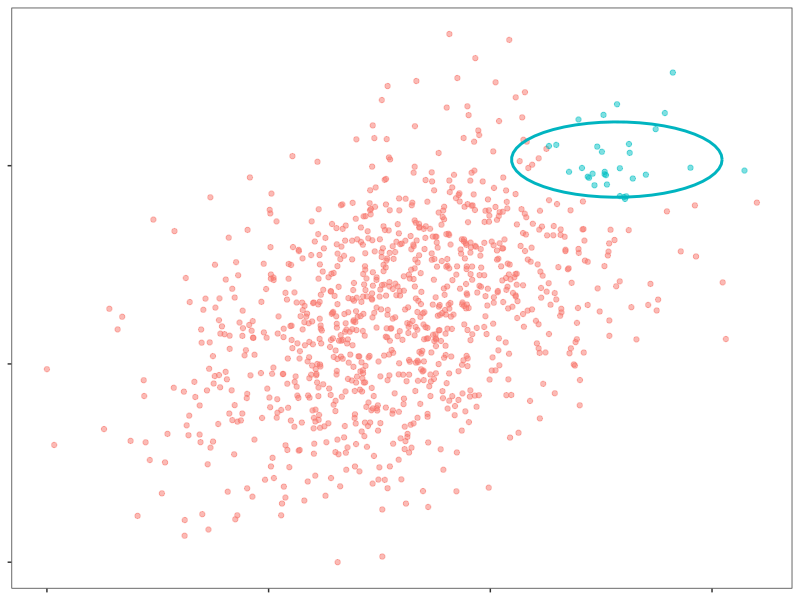
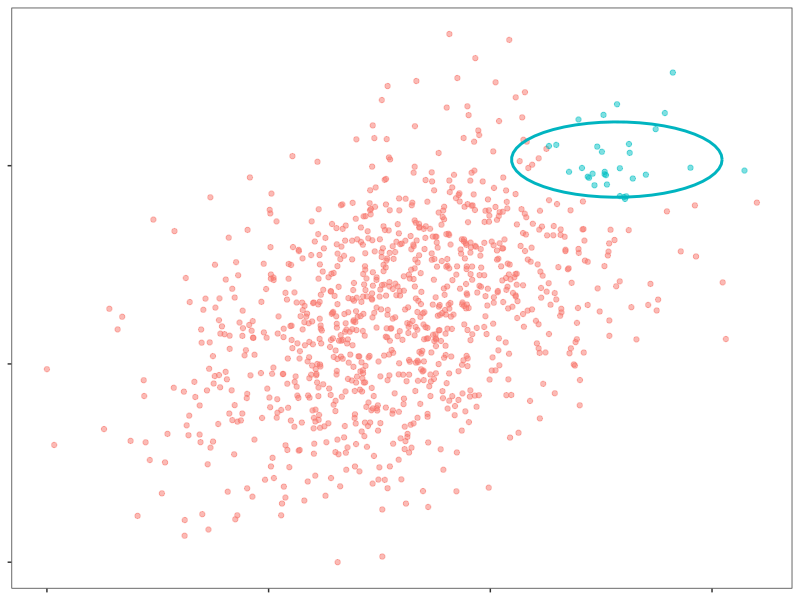

The R source for these figures, in order:
library(tidyverse)
theme_set(theme_bw() +
            theme(panel.grid = element_blank()))

n = 1000

df <- tibble(x = rnorm(n), y = x + rnorm(n, sd = 2)) %>%
  mutate(x = x + abs(min(x)),
         y = y + abs(min(y)))

x_thresh <- df$x %>% quantile(0.9)
y_thresh <- df$y %>% quantile(0.9)

df <- df %>%
  mutate(Reference = x > x_thresh & y > y_thresh)

ggplot(df) +
  geom_point(aes(x = x, y = y, col = Reference), alpha = 0.5) +
  labs(x = NULL,
       y = NULL) +
  theme(axis.text = element_blank()) +
  stat_ellipse(data = df %>% filter(Reference),
               aes(x = x, y = y), col = "#00b4c0", type = "euclid", linewidth = 1) +
  theme(legend.position = "none")

ggsave(here::here("figures", "mahal_fake_plot.png"), height = 3, width = 3, dpi = 300)
